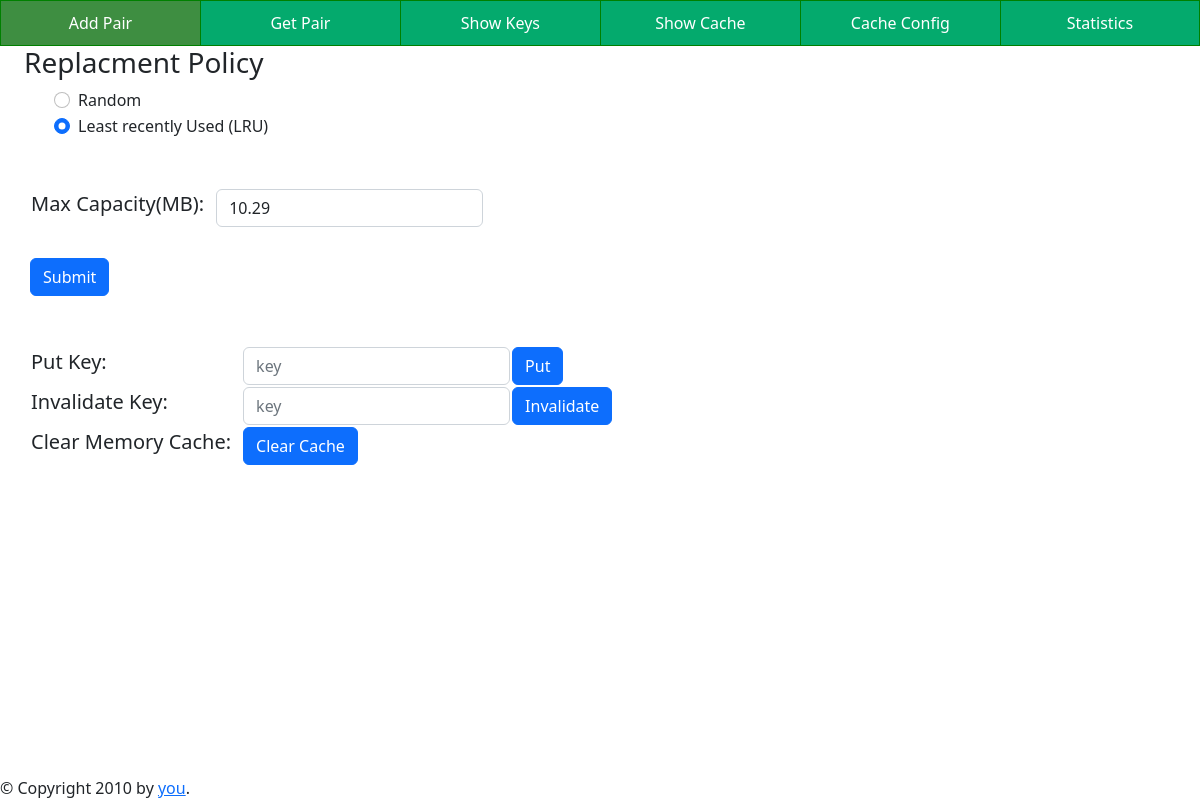
Before: /cache_config with the older database file.
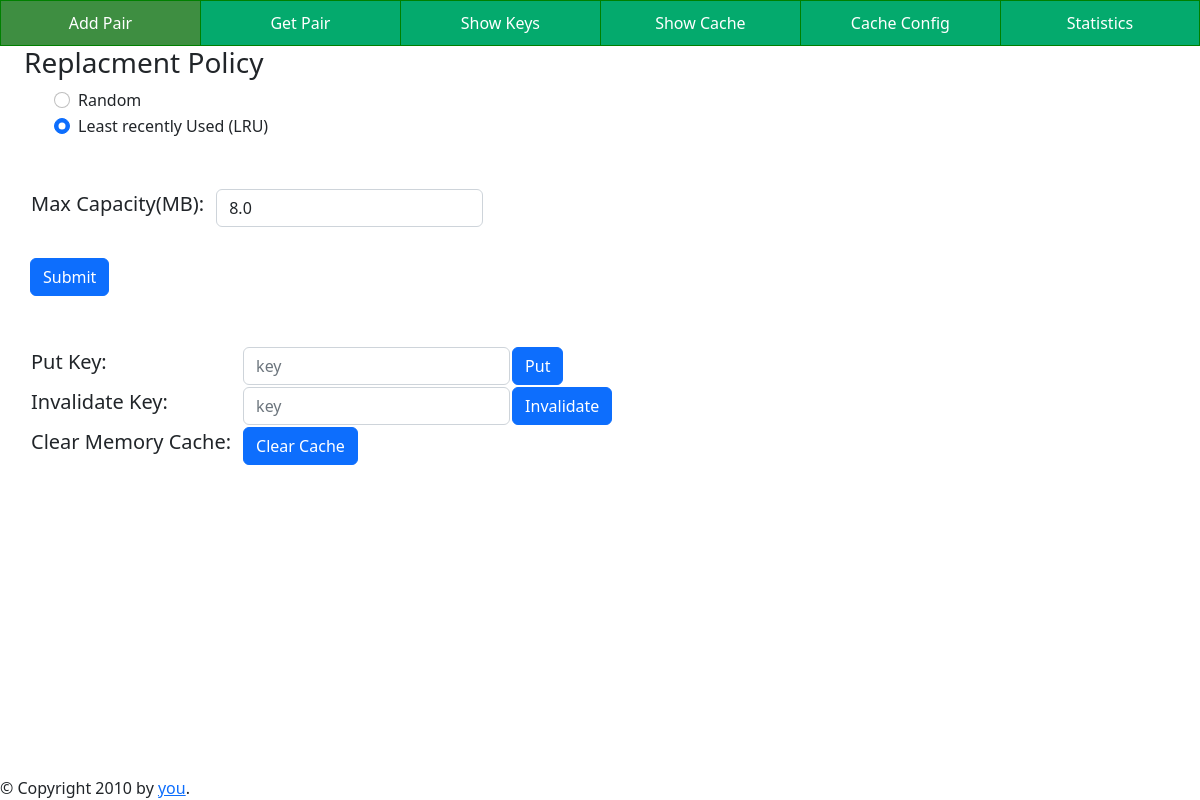
After: the same page with the newer database file.
### tables this page shows
CREATE TABLE mem_cache (
    id INTEGER PRIMARY KEY AUTOINCREMENT,
    replace_policy INTEGER,
    capacity FLOAT,
    mem_size FLOAT,
    num_of_items INTEGER,
    created_at TIMESTAMP,
    updaed_at TIMESTAMP,

    FOREIGN KEY(replace_policy) REFERENCES policies(id)
);

### app.py (the view)
@app.route("/cache_config", methods=['GET'])
def cache_config_get():
    data = get_cache_config()
    return render_template('cache_config.html', data = data)

### lib.py (called while the page is built)
def make_dicts(cursor, row):
    return dict((cursor.description[idx][0], value)
                for idx, value in enumerate(row))

def get_db_connection():
    conn = sqlite3.connect('database.db')
    conn.row_factory = make_dicts
    return conn

def get_capacity() -> float:
    conn = get_db_connection()
    capacity = conn.execute('select capacity from mem_cache').fetchall()
    conn.close()
    return capacity[0]['capacity']

def get_replace_policy_id() -> int:
    conn = get_db_connection()
    replace_ploicy = conn.execute('select replace_policy from mem_cache').fetchall()
    conn.close()
    return replace_ploicy[0]['replace_policy']

def get_policies() -> list:
    conn = get_db_connection()
    policies = conn.execute('select id, policy_name, policy_name_view from policies order by id').fetchall()
    conn.close()
    return list(policies)

def get_cache_config() -> dict:
    return {'capacity' : get_capacity(), 'current_policy_id' : get_replace_policy_id(), 'policies' : get_policies()}

### templates/cache_config.html (shortened to what this page needs)
{% extends 'layout.html' %}
{% block head %}{{ super() }} {% endblock %}
{% block content %}
<div>
    <form action="/cache_config" method="post" enctype="multipart/form-data">
        <div class="form-check">
            <h3> Replacment Policy</h3>
            {% for policy in data.policies %}
            <div class="form-check" style="margin-left: 30px;">
                <input id="{{loop.index}}" name="policy" class="form-check-input" type="radio" value={{policy.id}}
                 {% if policy.id == data.current_policy_id %} checked {% endif %}>
                <label class="form-check-label" for="{{loop.index}}">
                    {{ policy.policy_name_view }}
                </label>
            </div>
            {% endfor %}
        </div>
        <div>
            <table style="margin-top: 50px; margin-left:30px">
                <tr>
                    <td><label style="font-size: 20px;">Max Capacity(MB): </label></td>
                    <td> <input step="any" value="{{ data['capacity'] }}" type="number" name="capacity" class="form-control" style="margin-left:10px;"
                            placeholder="capacity"> </td>
                </tr>
            </table>
        </div>
        <button style="margin-top:30px; margin-left:30px" type="submit" class="btn btn-primary">Submit</button>
    </form>
    <div style="margin-top: 50px; margin-bottom: 100px;">
        <table style="margin-top: 50px; margin-left:30px">
            <tr>
                <form action="/put_key" method="post" enctype="multipart/form-data">
                    <td><label style="font-size: 20px;">Put Key: </label></td>
                    <td> <input name="key" class="form-control" style="margin-left:10px;" placeholder="key"> </td>
                    <td>
                        <button style="margin-left: 10px;" type="submit" class="btn btn-primary">Put</button>
                    </td>
                </form>
            </tr>
            <tr>
                <form action="/invalidate_key" method="post" enctype="multipart/form-data">
                    <td><label style="font-size: 20px;">Invalidate Key: </label></td>
                    <td> <input name="key" class="form-control" style="margin-left:10px;" placeholder="key"> </td>
                    <td>
                        <button style="margin-left: 10px;" type="submit" class="btn btn-primary">Invalidate</button>
                    </td>
                </form>
            </tr>
            <tr>
                <td><label style="font-size: 20px;">Clear Memory Cache: </label></td>
                <td>
                    <form action="/clear_cache" method="get" enctype="multipart/form-data">
                        <button style="margin-left: 10px;" name="clear_cache" value="true" type="submit"
                            class="btn btn-primary">Clear Cache</button>
                    </form>
                </td>
            </tr>
        </table>
    </div>
</div>
{% endblock %}

Changed rows visible on the page:
changed mem_cache: capacity "10.29" → "8.0"
